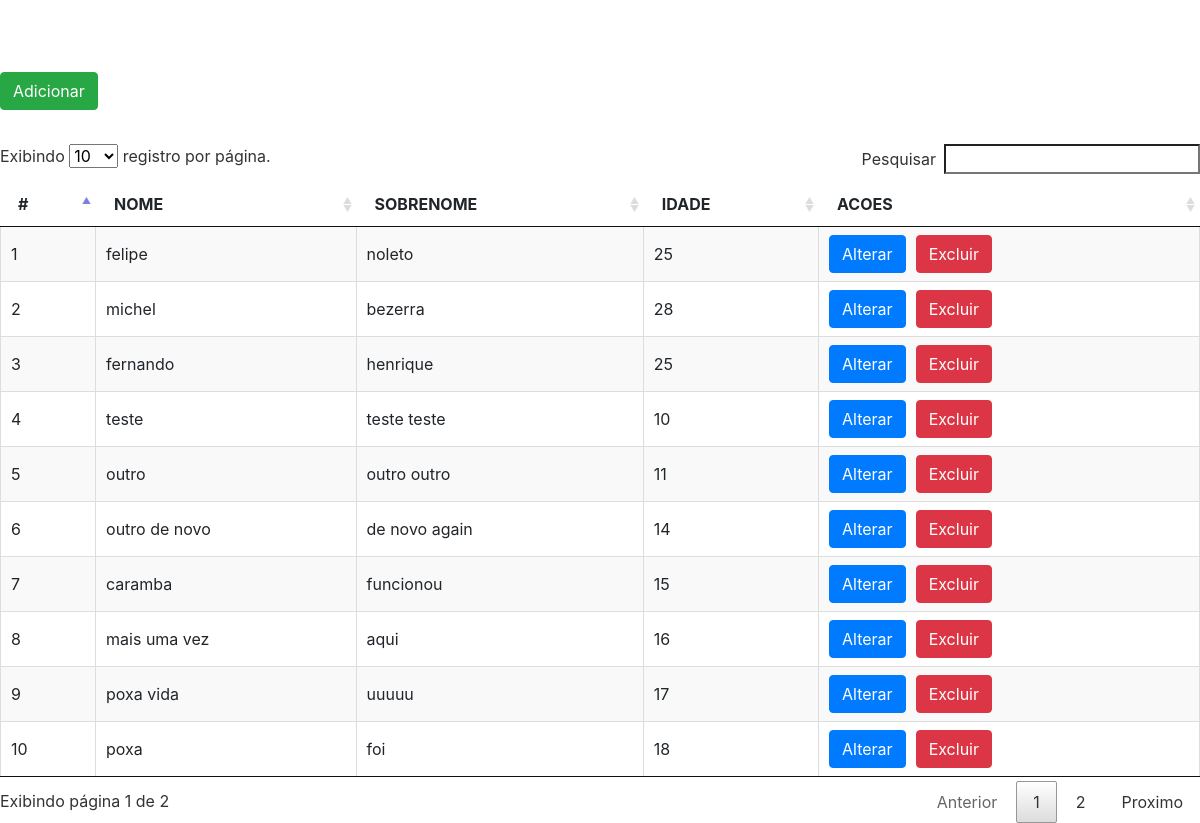
The page /_view/main.php on the database its author committed.
### tables this page shows
CREATE TABLE `registro` (
  `id` int(3) NOT NULL,
  `nome` varchar(20) NOT NULL,
  `sobrenome` varchar(20) NOT NULL,
  `idade` int(2) NOT NULL
);

### _dao/CrudDAO.php (called while the page is built, shortened)
<?php
    require_once("../_config/DB.php");
    class CrudDAO implements ICrud {
        public function readAll() {
            try {
                $sql = "SELECT * FROM registro";
                $stmt = DB::prepare($sql);
                $stmt->execute();
                return $stmt->fetchAll();
            } catch(PDOException $e) {
                echo $e->getMessage();
            }
        }
    }
?>

### _config/DB.php (called while the page is built, shortened)
<?php
    class DB {
        private static $instance;
        public static function getInstance() {
            if(!isset(self::$instance)) {
                try {
                    self::$instance = new PDO("mysql:host=".HOST.";dbname=".DBNAME, USERNAME, PASSWORD);
                    self::$instance->setAttribute(PDO::ATTR_DEFAULT_FETCH_MODE, PDO::FETCH_ASSOC);
                    self::$instance->setAttribute(PDO::ATTR_ERRMODE, PDO::ERRMODE_EXCEPTION);
                } catch (PDOException $e) {
                    echo $e->getMessage();
                }
            }
            return self::$instance;
        }
        public static function prepare($sql) {
            return self::getInstance()->prepare($sql);
        }
    }
?>

### _view/main.php (the view, shortened to what this page needs)
<?php
    require_once("../_dao/crudDAO.php");
?>
<!DOCTYPE html>
<html>
<head>
</head>
<body>
    <br /><br /><br />
        <button style="float: left; margin-right: 10px;" type="button"
            class="btn btn-success" data-toggle="modal" data-target="#myModalCad"
            onclick="load_modal_cad('','','');">
            Adicionar
        </button>
    <br /><br /><br />
    <table id="myTable" class="cell-border hover stripe">
        <thead>
            <tr>
                <th>#</th>
                <th>NOME</th>
                <th>SOBRENOME</th>
                <th>IDADE</th>
                <th>ACOES</th>
            </tr>
        </thead>
        <tbody>
            <?php
                $crudDAO = new CrudDAO();
                $result = $crudDAO->readAll();
                foreach($result as $key => $value) {
            ?>
            <tr>
                <td><?php echo $value["id"]; ?></td>
                <td><?php echo $value["nome"]; ?></td>
                <td><?php echo $value["sobrenome"]; ?></td>
                <td><?php echo $value["idade"]; ?></td>
                <td>
                    <button style="float: left; margin-right: 10px;" type="button"
                    class="btn btn-primary" data-toggle="modal" data-target="#myModalAlt"
                    onclick="load_modal_alt('<?php echo $value['nome']; ?>','<?php echo $value['sobrenome']; ?>','<?php echo $value['idade']; ?>','<?php echo $value['id']; ?>');">
                        Alterar
                    </button>
                    <form action="../_controller/delete.php" method="post" style="float: left;">
                        <input type="submit" class="btn btn-danger" value="Excluir" />
                    </form>
                </td>
            </tr>
            <?php } ?>
        </tbody>
    </table>
    <link rel="stylesheet" href="../_css/bootstrap.min.css" />
    <link rel="stylesheet" href="DataTables-1.10.18/css/jquery.dataTables.min.css" />
</body>
</html>

### rows shown on the page
registro: id "1", nome "felipe", sobrenome "noleto", idade "25"
registro: id "2", nome "michel", sobrenome "bezerra", idade "28"
registro: id "3", nome "fernando", sobrenome "henrique", idade "25"
registro: id "4", nome "teste", sobrenome "teste teste", idade "10"
registro: id "5", nome "outro", sobrenome "outro outro", idade "11"
registro: id "6", nome "outro de novo", sobrenome "de novo again", idade "14"
registro: id "7", nome "caramba", sobrenome "funcionou", idade "15"
registro: id "8", nome "mais uma vez", sobrenome "aqui", idade "16"
registro: id "9", nome "poxa vida", sobrenome "uuuuu", idade "17"
registro: id "10", nome "poxa", sobrenome "foi", idade "18"
